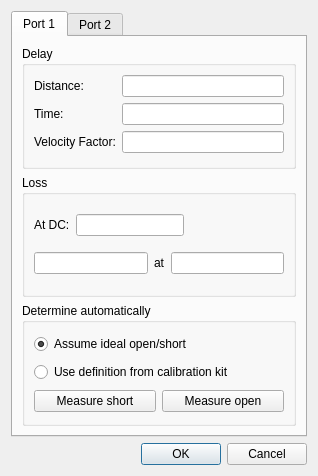
<?xml version="1.0" encoding="UTF-8"?>
<ui version="4.0">
 <class>PortExtensionEditDialog</class>
 <widget class="QDialog" name="PortExtensionEditDialog">
  <property name="geometry">
   <rect>
    <x>0</x>
    <y>0</y>
    <width>318</width>
    <height>476</height>
   </rect>
  </property>
  <property name="windowTitle">
   <string>Port Extension</string>
  </property>
  <property name="modal">
   <bool>true</bool>
  </property>
  <layout class="QVBoxLayout" name="verticalLayout_3">
   <item>
    <widget class="QTabWidget" name="tabWidget">
     <property name="currentIndex">
      <number>0</number>
     </property>
     <widget class="QWidget" name="tab">
      <attribute name="title">
       <string>Port 1</string>
      </attribute>
      <layout class="QVBoxLayout" name="verticalLayout_7">
       <item>
        <widget class="QGroupBox" name="groupBox">
         <property name="title">
          <string>Delay</string>
         </property>
         <layout class="QFormLayout" name="formLayout">
          <item row="0" column="0">
           <widget class="QLabel" name="label">
            <property name="text">
             <string>Distance:</string>
            </property>
           </widget>
          </item>
          <item row="0" column="1">
           <widget class="SIUnitEdit" name="P1Distance"/>
          </item>
          <item row="1" column="0">
           <widget class="QLabel" name="label_2">
            <property name="text">
             <string>Time:</string>
            </property>
           </widget>
          </item>
          <item row="1" column="1">
           <widget class="SIUnitEdit" name="P1Time"/>
          </item>
          <item row="2" column="0">
           <widget class="QLabel" name="label_3">
            <property name="text">
             <string>Velocity Factor:</string>
            </property>
           </widget>
          </item>
          <item row="2" column="1">
           <widget class="SIUnitEdit" name="P1Velocity"/>
          </item>
         </layout>
        </widget>
       </item>
       <item>
        <widget class="QGroupBox" name="groupBox_2">
         <property name="title">
          <string>Loss</string>
         </property>
         <layout class="QVBoxLayout" name="verticalLayout">
          <item>
           <layout class="QHBoxLayout" name="horizontalLayout_2">
            <item>
             <widget class="QLabel" name="label_4">
              <property name="text">
               <string>At DC:</string>
              </property>
             </widget>
            </item>
            <item>
             <widget class="SIUnitEdit" name="P1DCloss"/>
            </item>
            <item>
             <spacer name="horizontalSpacer">
              <property name="orientation">
               <enum>Qt::Horizontal</enum>
              </property>
              <property name="sizeHint" stdset="0">
               <size>
                <width>40</width>
                <height>20</height>
               </size>
              </property>
             </spacer>
            </item>
           </layout>
          </item>
          <item>
           <layout class="QHBoxLayout" name="horizontalLayout">
            <item>
             <widget class="SIUnitEdit" name="P1Loss"/>
            </item>
            <item>
             <widget class="QLabel" name="label_5">
              <property name="text">
               <string>at</string>
              </property>
             </widget>
            </item>
            <item>
             <widget class="SIUnitEdit" name="P1Frequency"/>
            </item>
           </layout>
          </item>
         </layout>
        </widget>
       </item>
       <item>
        <widget class="QGroupBox" name="groupBox_3">
         <property name="title">
          <string>Determine automatically</string>
         </property>
         <layout class="QVBoxLayout" name="verticalLayout_2">
          <item>
           <widget class="QRadioButton" name="P1ideal">
            <property name="text">
             <string>Assume ideal open/short</string>
            </property>
            <property name="checked">
             <bool>true</bool>
            </property>
           </widget>
          </item>
          <item>
           <widget class="QRadioButton" name="P1calkit">
            <property name="text">
             <string>Use definition from calibration kit</string>
            </property>
           </widget>
          </item>
          <item>
           <layout class="QHBoxLayout" name="horizontalLayout_3">
            <item>
             <widget class="QPushButton" name="P1short">
              <property name="text">
               <string>Measure short</string>
              </property>
             </widget>
            </item>
            <item>
             <widget class="QPushButton" name="P1open">
              <property name="text">
               <string>Measure open</string>
              </property>
             </widget>
            </item>
           </layout>
          </item>
         </layout>
        </widget>
       </item>
      </layout>
     </widget>
     <widget class="QWidget" name="tab_2">
      <attribute name="title">
       <string>Port 2</string>
      </attribute>
      <layout class="QVBoxLayout" name="verticalLayout_6">
       <item>
        <widget class="QGroupBox" name="groupBox_6">
         <property name="title">
          <string>Delay</string>
         </property>
         <layout class="QFormLayout" name="formLayout_2">
          <item row="0" column="0">
           <widget class="QLabel" name="label_8">
            <property name="text">
             <string>Distance:</string>
            </property>
           </widget>
          </item>
          <item row="0" column="1">
           <widget class="SIUnitEdit" name="P2Distance"/>
          </item>
          <item row="1" column="0">
           <widget class="QLabel" name="label_9">
            <property name="text">
             <string>Time:</string>
            </property>
           </widget>
          </item>
          <item row="1" column="1">
           <widget class="SIUnitEdit" name="P2Time"/>
          </item>
          <item row="2" column="0">
           <widget class="QLabel" name="label_10">
            <property name="text">
             <string>Velocity Factor:</string>
            </property>
           </widget>
          </item>
          <item row="2" column="1">
           <widget class="SIUnitEdit" name="P2Velocity"/>
          </item>
         </layout>
        </widget>
       </item>
       <item>
        <widget class="QGroupBox" name="groupBox_5">
         <property name="title">
          <string>Loss</string>
         </property>
         <layout class="QVBoxLayout" name="verticalLayout_5">
          <item>
           <layout class="QHBoxLayout" name="horizontalLayout_5">
            <item>
             <widget class="QLabel" name="label_6">
              <property name="text">
               <string>At DC:</string>
              </property>
             </widget>
            </item>
            <item>
             <widget class="SIUnitEdit" name="P2DCloss"/>
            </item>
            <item>
             <spacer name="horizontalSpacer_2">
              <property name="orientation">
               <enum>Qt::Horizontal</enum>
              </property>
              <property name="sizeHint" stdset="0">
               <size>
                <width>40</width>
                <height>20</height>
               </size>
              </property>
             </spacer>
            </item>
           </layout>
          </item>
          <item>
           <layout class="QHBoxLayout" name="horizontalLayout_6">
            <item>
             <widget class="SIUnitEdit" name="P2Loss"/>
            </item>
            <item>
             <widget class="QLabel" name="label_7">
              <property name="text">
               <string>at</string>
              </property>
             </widget>
            </item>
            <item>
             <widget class="SIUnitEdit" name="P2Frequency"/>
            </item>
           </layout>
          </item>
         </layout>
        </widget>
       </item>
       <item>
        <widget class="QGroupBox" name="groupBox_4">
         <property name="title">
          <string>Determine automatically</string>
         </property>
         <layout class="QVBoxLayout" name="verticalLayout_4">
          <item>
           <widget class="QRadioButton" name="P2ideal">
            <property name="text">
             <string>Assume ideal open/short</string>
            </property>
            <property name="checked">
             <bool>true</bool>
            </property>
           </widget>
          </item>
          <item>
           <widget class="QRadioButton" name="P2calkit">
            <property name="text">
             <string>Use definition from calibration kit</string>
            </property>
           </widget>
          </item>
          <item>
           <layout class="QHBoxLayout" name="horizontalLayout_4">
            <item>
             <widget class="QPushButton" name="P2short">
              <property name="text">
               <string>Measure short</string>
              </property>
             </widget>
            </item>
            <item>
             <widget class="QPushButton" name="P2open">
              <property name="text">
               <string>Measure open</string>
              </property>
             </widget>
            </item>
           </layout>
          </item>
         </layout>
        </widget>
       </item>
      </layout>
     </widget>
    </widget>
   </item>
   <item>
    <widget class="QDialogButtonBox" name="buttonBox">
     <property name="orientation">
      <enum>Qt::Horizontal</enum>
     </property>
     <property name="standardButtons">
      <set>QDialogButtonBox::Cancel|QDialogButtonBox::Ok</set>
     </property>
    </widget>
   </item>
  </layout>
 </widget>
 <customwidgets>
  <customwidget>
   <class>SIUnitEdit</class>
   <extends>QLineEdit</extends>
   <header>CustomWidgets/siunitedit.h</header>
  </customwidget>
 </customwidgets>
 <resources/>
 <connections/>
</ui>
